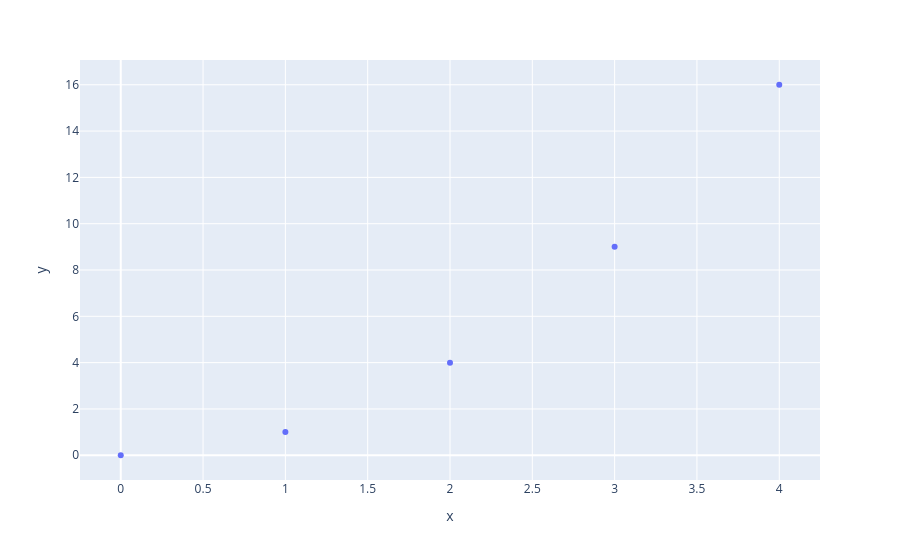

Notebook code cell kept with this figure:
### Markdown cell above
Plotly Express

### Code cell
import plotly.express as px
fig = px.scatter(x=[0,1,2,3,4],y=[0,1,4,9,16])
fig.show()

### Figure 1 — Plotly figure (JSON) as saved in the notebook; plotly's stock layout.template omitted (floating-point values rounded to 4 significant figures)
{"data": [{"hovertemplate": "x=%{x}<br>y=%{y}<extra></extra>", "legendgroup": "", "marker": {"color": "#636efa", "symbol": "circle"}, "mode": "markers", "name": "", "orientation": "v", "showlegend": false, "type": "scatter", "x": [0, 1, 2, 3, 4], "xaxis": "x", "y": [0, 1, 4, 9, 16], "yaxis": "y"}], "layout": {"legend": {"tracegroupgap": 0}, "margin": {"t": 60}, "xaxis": {"anchor": "y", "domain": [0, 1], "title": {"text": "x"}}, "yaxis": {"anchor": "x", "domain": [0, 1], "title": {"text": "y"}}}}
